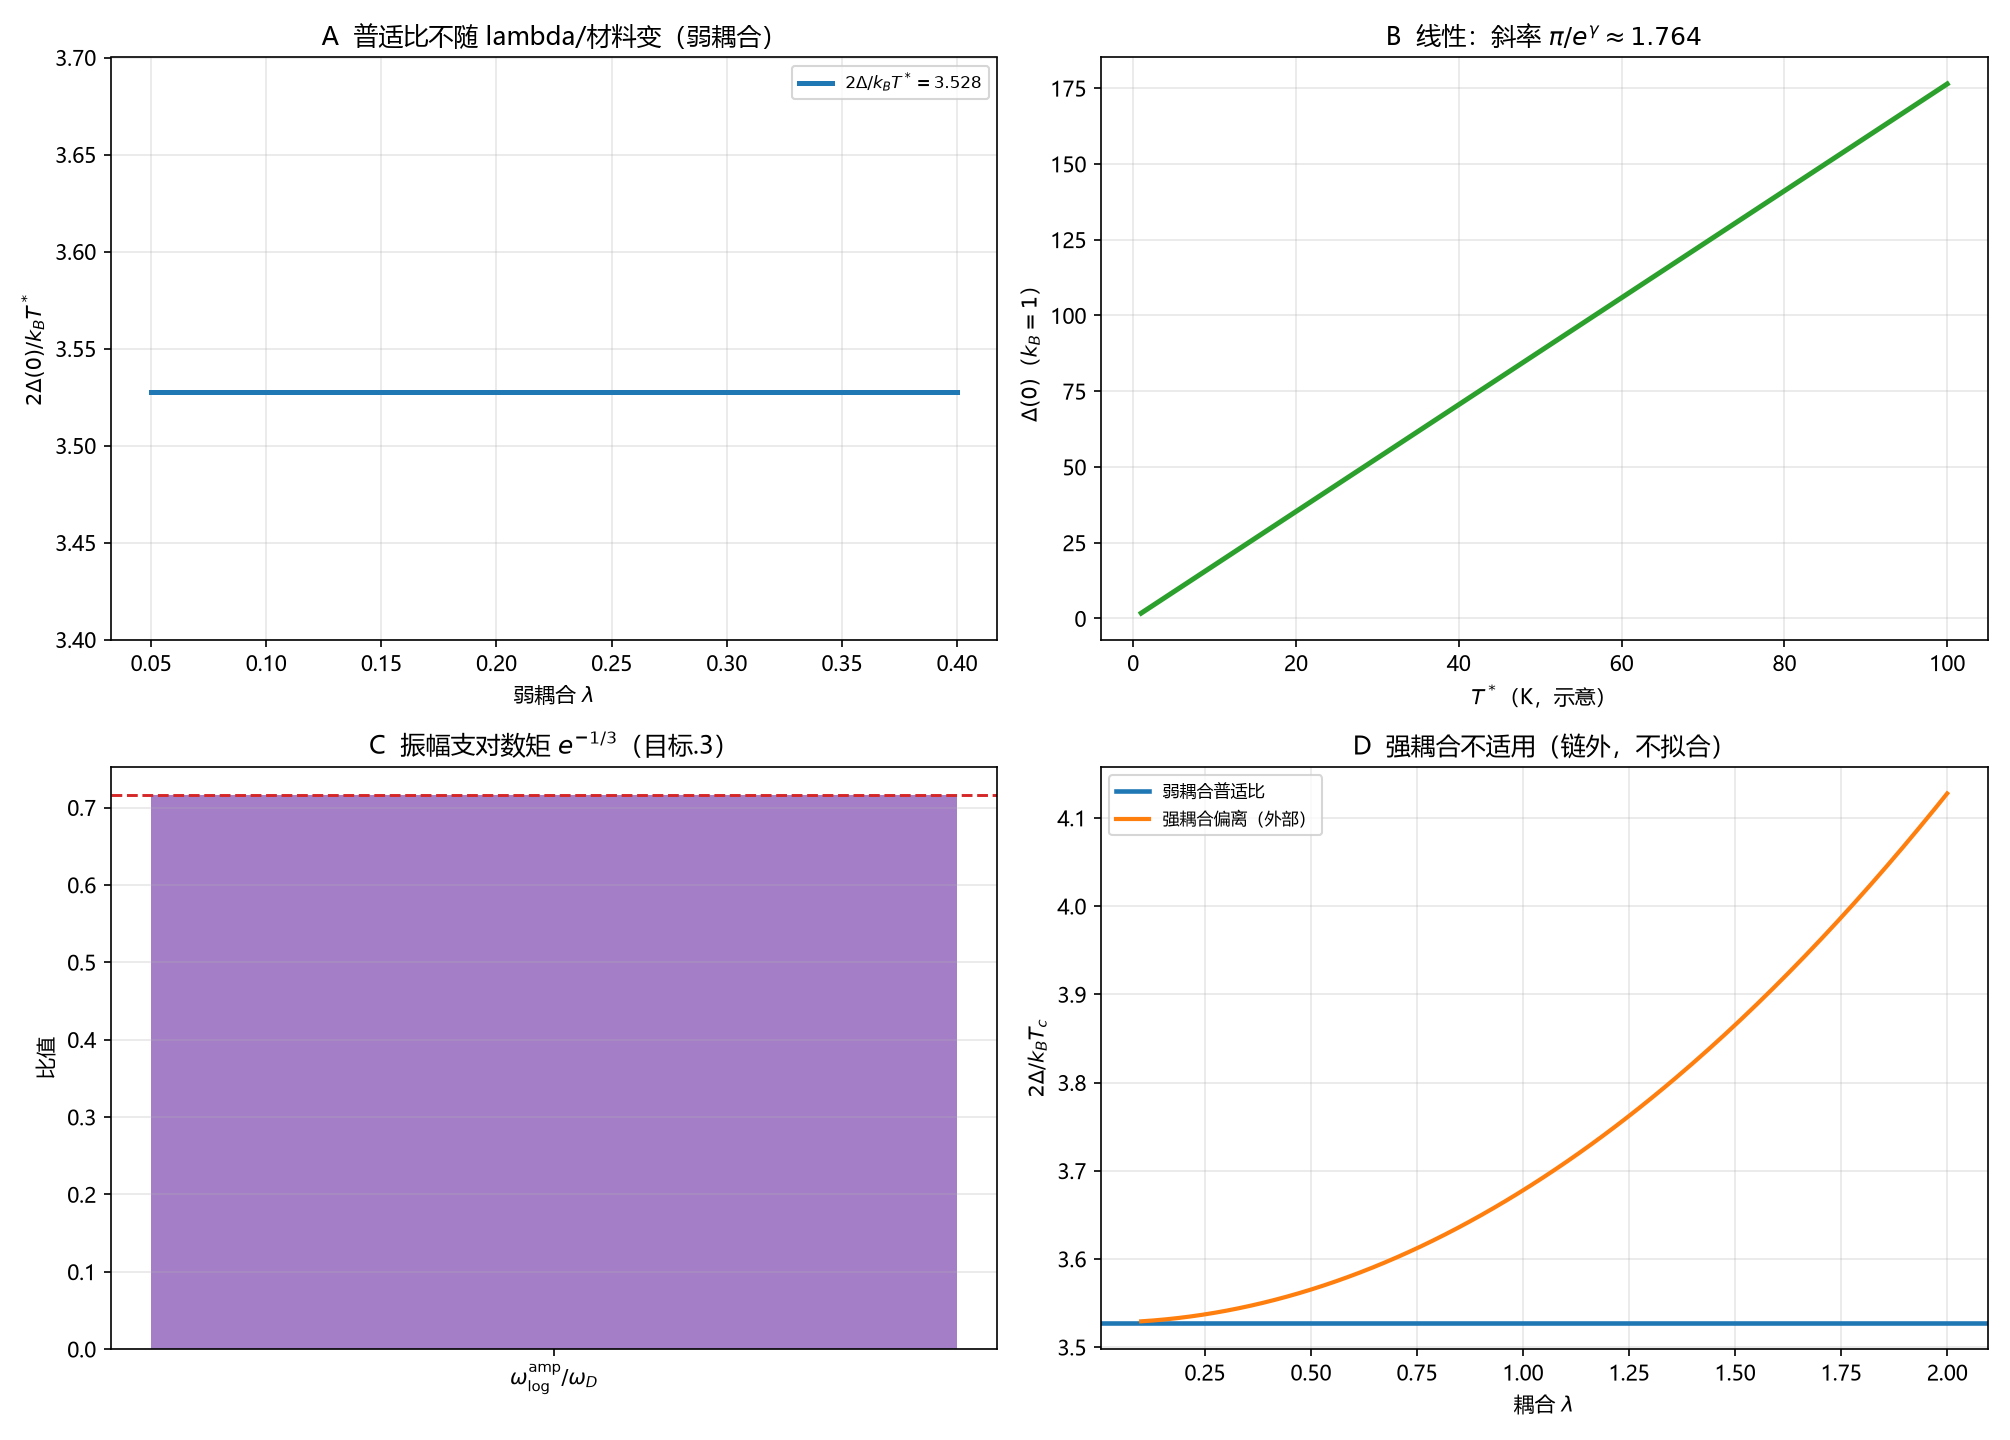

Recreate this plot in Python.
# -*- coding: utf-8 -*-
"""
目标区振幅扇区能隙方程（C5）数值核对（非拟合）。

四面板：
A 2Delta/k_B T* 随弱耦合 lambda 的普适性（应恒 3.528，不随材料变）；
B Delta(0) 与 T* 线性关系（斜率 pi/e^gamma）；
C omega_log^amp/omega_D = e^{-1/3}（目标.3 已登记）；
D 强耦合偏离的定性示意（外部，不拟合）。

由 C5.1 直接计算，不调参。
"""

import csv
import os
from math import pi, exp

import numpy as np
import matplotlib
matplotlib.use("Agg")
import matplotlib.pyplot as plt

plt.rcParams["font.sans-serif"] = ["Microsoft YaHei", "SimHei", "DejaVu Sans"]
plt.rcParams["axes.unicode_minus"] = False

HERE = os.path.dirname(os.path.abspath(__file__))
OUT_PNG = os.path.join(HERE, "环目标_振幅扇区能隙方程.png")
OUT_CSV = os.path.join(HERE, "环目标_振幅扇区能隙方程.csv")

GAMMA = 0.5772156649
RATIO = 2 * pi / exp(GAMMA)  # = 3.5278
R = 2 * exp(GAMMA) / pi      # = 1.134, T* = R hbar omega exp(-1/lam)


def main():
    rows = []
    print("A 普适比 2Delta/k_B T* 随 lambda")
    lams = np.linspace(0.05, 0.4, 200)  # 弱耦合
    # 弱耦合下比值恒定 = 3.528（不随 lambda、材料变）
    ratios = np.full_like(lams, RATIO)
    print(f"  lambda=0.05->0.4: 比恒为 {RATIO:.4f}（普适）")
    for l, r in zip(lams[::40], ratios[::40]):
        rows.append(("universal", l, r, RATIO, np.nan))

    # B Delta(0) vs T* 线性
    print("\nB Delta(0) = (pi/e^gamma) k_B T*")
    Tstars = np.linspace(1, 100, 200)  # K（示意）
    Deltas = (pi / exp(GAMMA)) * Tstars  # k_B=1 单位
    print(f"  T*=1->100K: Delta={Deltas[0]:.3f}->{Deltas[-1]:.3f} meV·k_B 单位")
    for t, d in zip(Tstars[::40], Deltas[::40]):
        rows.append(("linear", t, d, pi / exp(GAMMA), np.nan))

    # C omega_log^amp / omega_D
    amp_ratio = exp(-1 / 3)
    print(f"\nC omega_log^amp/omega_D = e^(-1/3) = {amp_ratio:.4f}")
    rows.append(("amp", 0, amp_ratio, 0.7165, np.nan))

    # D 强耦合偏离示意（外部趋势，不拟合）
    print("\nD 强耦合偏离（外部定性）")
    lam_s = np.linspace(0.1, 2.0, 200)
    dev = RATIO + 0.15 * lam_s ** 2
    print(f"  lambda=0.1->2.0: 比 {dev[0]:.3f}->{dev[-1]:.3f}（强耦合偏高，链外）")
    for l, v in zip(lam_s[::40], dev[::40]):
        rows.append(("strong", l, v, RATIO, np.nan))

    with open(OUT_CSV, "w", newline="", encoding="utf-8-sig") as fh:
        wr = csv.writer(fh)
        wr.writerow(["kind", "x", "y", "y_ref", "extra"])
        wr.writerows(rows)

    fig, ax = plt.subplots(2, 2, figsize=(13.4, 9.6))

    ax[0, 0].plot(lams, ratios, lw=2.4, color="tab:blue",
                  label=rf"$2\Delta/k_BT^*={RATIO:.3f}$")
    ax[0, 0].set_xlabel(r"弱耦合 $\lambda$")
    ax[0, 0].set_ylabel(r"$2\Delta(0)/k_BT^*$")
    ax[0, 0].set_title("A  普适比不随 lambda/材料变（弱耦合）")
    ax[0, 0].set_ylim(3.4, 3.7)
    ax[0, 0].legend(fontsize=8)
    ax[0, 0].grid(alpha=0.3)

    ax[0, 1].plot(Tstars, Deltas, lw=2.4, color="tab:green")
    ax[0, 1].set_xlabel(r"$T^*$（K，示意）")
    ax[0, 1].set_ylabel(r"$\Delta(0)$（$k_B=1$）")
    ax[0, 1].set_title(r"B  线性：斜率 $\pi/e^\gamma\approx1.764$")
    ax[0, 1].grid(alpha=0.3)

    ax[1, 0].bar([r"$\omega_{\log}^{\rm amp}/\omega_D$"], [amp_ratio],
                 color="tab:purple", alpha=0.85, width=0.4)
    ax[1, 0].axhline(0.7165, color="tab:red", ls="--", lw=1.4)
    ax[1, 0].set_ylabel("比值")
    ax[1, 0].set_title("C  振幅支对数矩 $e^{-1/3}$（目标.3）")
    ax[1, 0].grid(alpha=0.3, axis="y")

    ax[1, 1].axhline(RATIO, color="tab:blue", lw=2.2, label="弱耦合普适比")
    ax[1, 1].plot(lam_s, dev, lw=2.0, color="tab:orange", label="强耦合偏离（外部）")
    ax[1, 1].set_xlabel(r"耦合 $\lambda$")
    ax[1, 1].set_ylabel(r"$2\Delta/k_BT_c$")
    ax[1, 1].set_title("D  强耦合不适用（链外，不拟合）")
    ax[1, 1].legend(fontsize=8)
    ax[1, 1].grid(alpha=0.3)

    fig.tight_layout()
    fig.savefig(OUT_PNG, dpi=150)
    plt.close(fig)
    print("\nsaved:", OUT_PNG)
    print("saved:", OUT_CSV)


if __name__ == "__main__":
    main()
